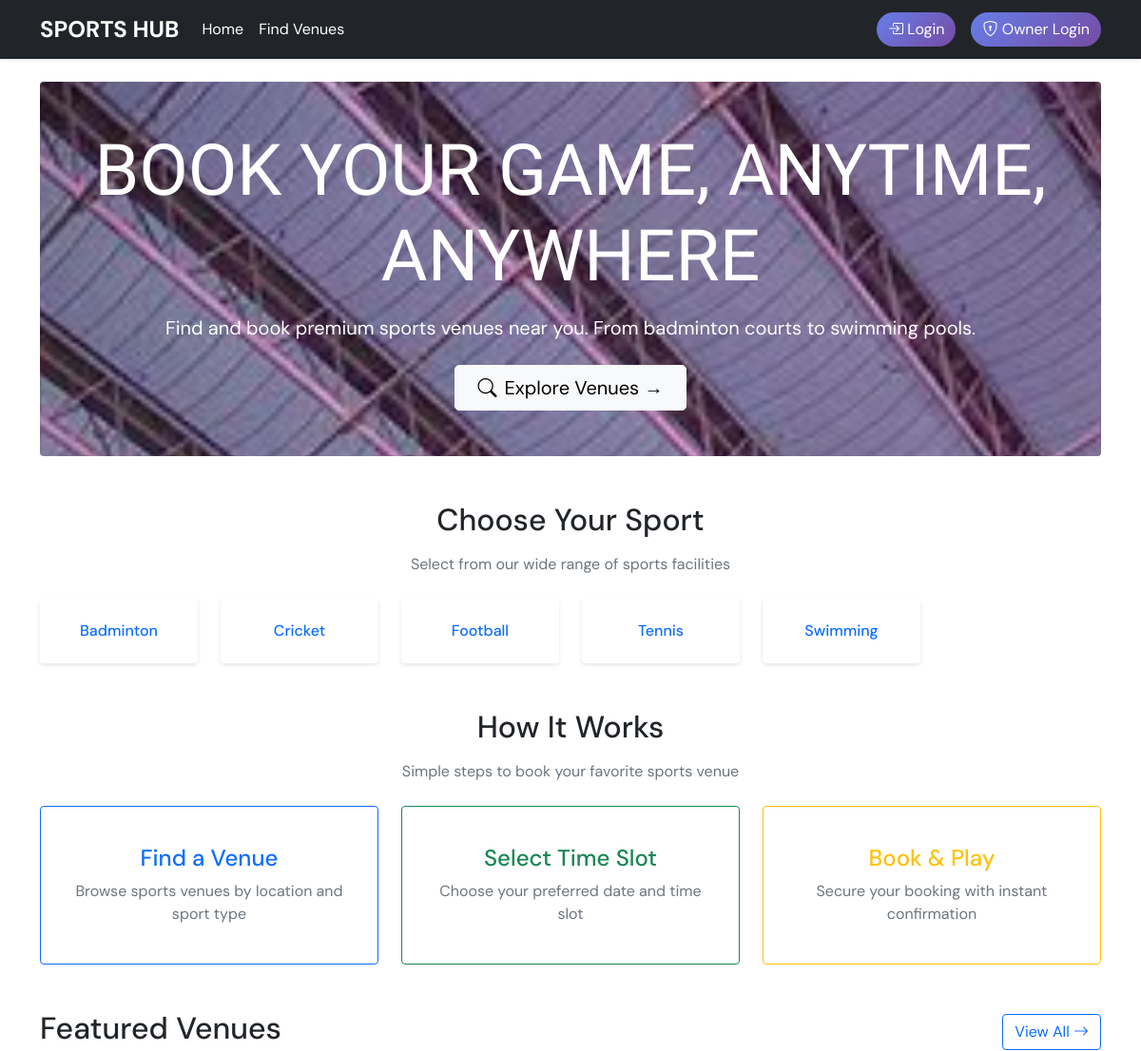
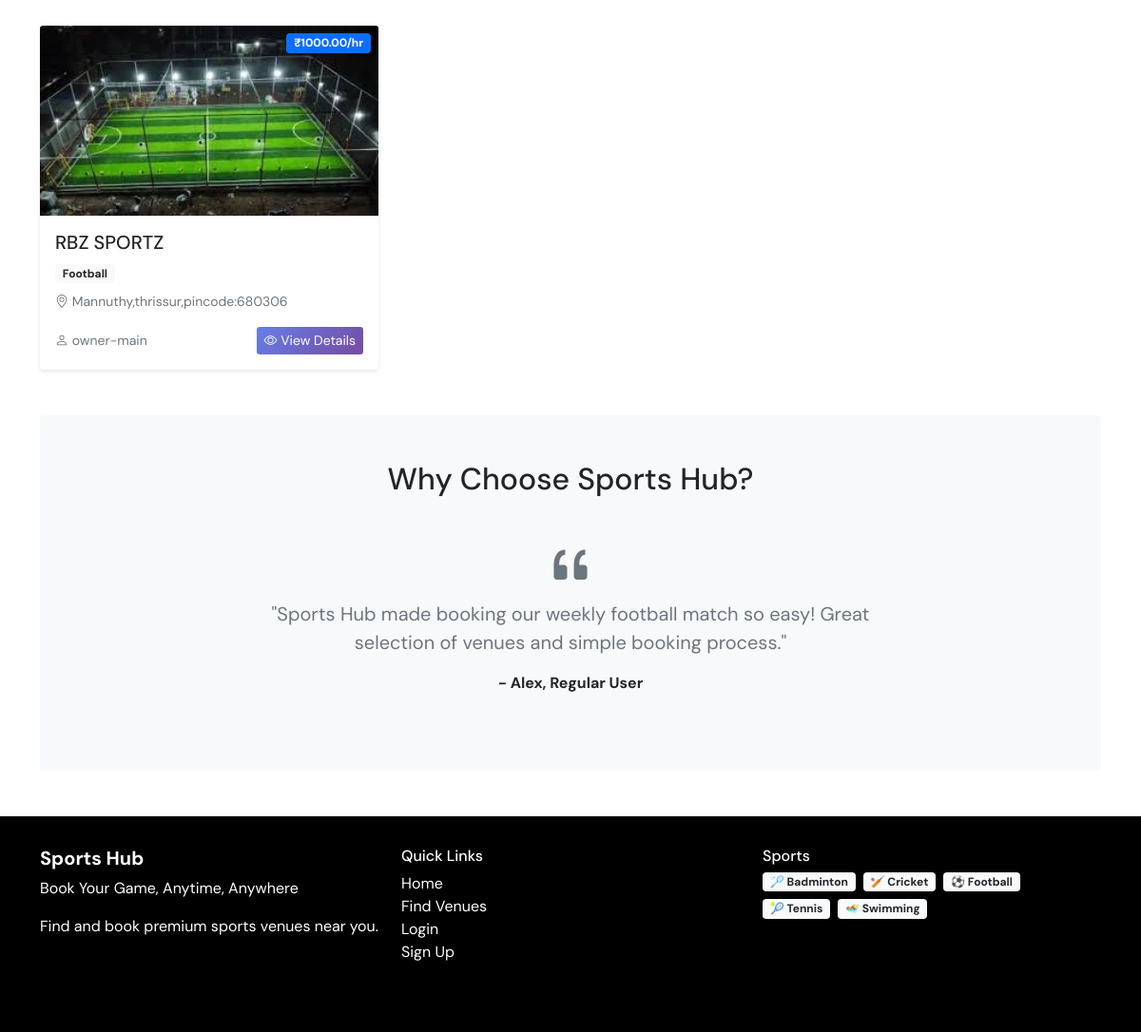
The page / on the database its author committed (2 pictures, top to bottom).
### venues/models.py (models this page shows, shortened)
class Sport(models.Model):
    SPORT_CHOICES = (
        ('badminton', 'Badminton'),
        ('cricket', 'Cricket'),
        ('football', 'Football'),
        ('tennis', 'Tennis'),
        ('swimming', 'Swimming'),
    )
    name = models.CharField(max_length=20, choices=SPORT_CHOICES, unique=True)
    description = models.TextField(blank=True)
    image = models.ImageField(max_length=50, blank=True)

class Venue(models.Model):
    name = models.CharField(max_length=200)
    sport = models.ForeignKey(Sport, on_delete=models.CASCADE)
    owner = models.ForeignKey(User, on_delete=models.CASCADE, limit_choices_to={'user_type': 'owner'})
    image = models.ImageField(upload_to=venue_image_path)
    address = models.TextField()
    location = models.CharField(max_length=200)  # Could be Google Maps link or coordinates
    price_per_hour = models.DecimalField(max_digits=10, decimal_places=2)
    is_active = models.BooleanField(default=True)
    created_at = models.DateTimeField(auto_now_add=True)
    updated_at = models.DateTimeField(auto_now=True)
    @property
    def image_url(self):
        if self.image and hasattr(self.image, 'url'):
            return self.image.url
        return '/static/images/default-venue.jpg'

### accounts/models.py (models this page shows, shortened)
class User(AbstractUser):
    USER_TYPE_CHOICES = (
        ('admin', 'Admin'),
        ('owner', 'Owner'),
        ('user', 'User'),
    )
    user_type = models.CharField(max_length=10, choices=USER_TYPE_CHOICES, default='user')
    phone_number = models.CharField(max_length=15, blank=True, null=True)
    address = models.TextField(blank=True, null=True)
    created_at = models.DateTimeField(auto_now_add=True)
    updated_at = models.DateTimeField(auto_now=True)

### venues/views.py (the view)
# urls.py: path('', views.home, name='home'),
def home(request):
    sports = Sport.objects.all()
    featured_venues = Venue.objects.filter(is_active=True)[:6]
    context = {
        'sports': sports,
        'featured_venues': featured_venues,
    }
    return render(request, 'venues/home.html', context)

### templates/venues/home.html (shortened to what this page needs)
{% extends 'base.html' %}
{% block content %}
<section class="hero-section text-center py-5 rounded mb-5">
    <h1 class="lead mb-3">BOOK YOUR GAME, ANYTIME, ANYWHERE</h1>
    <p class="mb-4 fs-5">Find and book premium sports venues near you. From badminton courts to swimming pools.</p>
    <a href="{% url 'venue_list' %}" class="btn btn-light btn-lg px-4">
        <i class="bi bi-search me-2"></i>Explore Venues →
    </a>
</section>
<section class="mb-5">
    <h2 class="text-center mb-3">Choose Your Sport</h2>
    <p class="text-center text-muted mb-4">Select from our wide range of sports facilities</p>
    <div class="row g-4">
        {% for sport in sports %}
        <div class="col-md-2 col-sm-4 col-6">
            <a href="{% url 'sport_venues' sport.name %}" class="text-decoration-none">
                <div class="card sport-card text-center p-3 h-100">
                    <h6 class="card-title">{{ sport.get_name_display }}</h6>
                </div>
            </a>
        </div>
        {% endfor %}
    </div>
</section>
<section class="mb-5">
    <h2 class="text-center mb-3">How It Works</h2>
    <p class="text-center text-muted mb-4">Simple steps to book your favorite sports venue</p>
    <div class="row g-4">
        <div class="col-md-4">
            <div class="card h-100 text-center p-4 border-primary">
                <h4 class="text-primary">Find a Venue</h4>
                <p class="text-muted">Browse sports venues by location and sport type</p>
            </div>
        </div>
        <div class="col-md-4">
            <div class="card h-100 text-center p-4 border-success">
                <h4 class="text-success">Select Time Slot</h4>
                <p class="text-muted">Choose your preferred date and time slot</p>
            </div>
        </div>
        <div class="col-md-4">
            <div class="card h-100 text-center p-4 border-warning">
                <h4 class="text-warning">Book & Play</h4>
                <p class="text-muted">Secure your booking with instant confirmation</p>
            </div>
        </div>
    </div>
</section>
{% if featured_venues %}
<section class="mt-5">
    <div class="d-flex justify-content-between align-items-center mb-4">
        <h2>Featured Venues</h2>
        <a href="{% url 'venue_list' %}" class="btn btn-outline-primary">
            View All <i class="bi bi-arrow-right"></i>
        </a>
    </div>
    <div class="row g-4">
        {% for venue in featured_venues %}
        <div class="col-md-4">
            <div class="card venue-card">
                <div class="position-relative">
                    <img src="{{ venue.image_url }}" class="card-img-top" alt="{{ venue.name }}"
                        style="height: 200px; object-fit: cover;">
                    <span class="position-absolute top-0 end-0 m-2 badge bg-primary">
                        ₹{{ venue.price_per_hour }}/hr
                    </span>
                </div>
                <div class="card-body">
                    <h5 class="card-title">{{ venue.name }}</h5>
                    <p class="card-text">
                        <span class="badge bg-light text-dark">{{ venue.sport.get_name_display }}</span>
                        <small class="d-block text-muted mt-2">
                            <i class="bi bi-geo-alt"></i> {{ venue.address|truncatechars:40 }}
                        </small>
                    </p>
                    <div class="d-flex justify-content-between align-items-center">
                        <span class="text-muted small">
                            <i class="bi bi-person"></i> {{ venue.owner.username }}
                        </span>
                        <a href="{% url 'venue_detail' venue.id %}" class="btn btn-primary btn-sm">
                            <i class="bi bi-eye"></i> View Details
                        </a>
                    </div>
                </div>
            </div>
        </div>
        {% endfor %}
    </div>
</section>
{% endif %}
<section class="mt-5 py-5 bg-light rounded">
    <div class="text-center">
        <h2 class="mb-4">Why Choose Sports Hub?</h2>
        <div class="row justify-content-center">
            <div class="col-md-8">
                <div class="card border-0 bg-transparent">
                    <div class="card-body">
                        <i class="bi bi-quote display-4 text-muted"></i>
                        <p class="fs-5 text-muted">"Sports Hub made booking our weekly football match so easy!
                            Great selection of venues and simple booking process."</p>
                        <p class="fw-bold">- Alex, Regular User</p>
                    </div>
                </div>
            </div>
        </div>
    </div>
</section>
{% endblock %}

### templates/base.html (shortened to what this page needs)
<!DOCTYPE html>
<html lang="en">
<head>
    <link href="https://cdn.jsdelivr.net/npm/bootstrap@5.1.3/dist/css/bootstrap.min.css" rel="stylesheet">
    <link rel="stylesheet" href="https://cdn.jsdelivr.net/npm/bootstrap-icons@1.8.1/font/bootstrap-icons.css">
</head>
<body>
    <nav class="navbar navbar-expand-lg navbar-light bg-dark  shadow-sm">
        <div class="container">
            <a class="navbar-brand d-flex align-items-center text-white" href="{% url 'home' %}">
                <span class="fs-4 fw-bold">SPORTS HUB</span>
            </a>
            <div class="collapse navbar-collapse " id="navbarNav">
                <ul class="navbar-nav me-auto">
                    <li class="nav-item">
                        <a class="nav-link  text-white" href="{% url 'home' %}">Home</a>
                    </li>
                    <li class="nav-item">
                        <a class="nav-link text-white" href="{% url 'venue_list' %}">Find Venues</a>
                    </li>
                </ul>
                <ul class="navbar-nav ms-auto text-white">
                    {% if user.is_authenticated %}
                    <li class="nav-item dropdown">
                        <a class="nav-link dropdown-toggle d-flex align-items-center" href="#" role="button"
                            data-bs-toggle="dropdown"> {{ user.username }}</a>
                        <ul class="dropdown-menu">
                            <li><a class="dropdown-item" href="#">
                                    <i class="bi bi-person me-2"></i>Profile
                                </a></li>
                            <li>
                                <hr class="dropdown-divider">
                            </li>
                            <li><a href="{% url 'logout' %}" class="dropdown-item text-danger">
                                    <i class="bi bi-box-arrow-right me-2"></i>Logout
                                </a></li>
                        </ul>
                    </li>
                    {% else %}
                    <li class="nav-item">
                        <a class="btn btn-primary ms-2 rounded-pill" href="{% url 'login' %}">
                            <i class="bi bi-box-arrow-in-right"></i> Login
                        </a>
                    </li>
                    <li class="nav-item ms-2">
                        <a class="btn btn-primary ms-2 rounded-pill" href="{% url 'owner_login' %}">
                            <i class="bi bi-shield-lock"></i> Owner Login
                        </a>
                    </li>
                    {% endif %}
                </ul>
            </div>
        </div>
    </nav>
    <main class="container my-4">
        {% block content %}{% endblock %}
    </main>
    <footer class="footer">
        <div class="container">
            <div class="row">
                <div class="col-md-4 mb-4">
                    <h5 class="fw-bold text-white">Sports Hub</h5>
                    <p class="text-white">Book Your Game, Anytime, Anywhere</p>
                    <p class="text-white">Find and book premium sports venues near you.</p>
                </div>
                <div class="col-md-4 mb-4">
                    <h6 class="text-white">Quick Links</h6>
                    <ul class="list-unstyled">
                        <li><a href="{% url 'home' %}" class="text-decoration-none text-white">Home</a></li>
                        <li><a href="{% url 'venue_list' %}" class="text-decoration-none text-white">Find Venues</a>
                        </li>
                        <li><a href="{% url 'login' %}" class="text-decoration-none text-white">Login</a></li>
                        <li><a href="{% url 'signup' %}" class="text-decoration-none text-white">Sign Up</a></li>
                    </ul>
                </div>
                <div class="col-md-4 mb-4">
                    <h6 class="text-white">Sports</h6>
                    <div class="d-flex flex-wrap">
                        <span class="badge bg-light text-dark me-2 mb-2">🏸 Badminton</span>
                        <span class="badge bg-light text-dark me-2 mb-2">🏏 Cricket</span>
                        <span class="badge bg-light text-dark me-2 mb-2">⚽ Football</span>
                        <span class="badge bg-light text-dark me-2 mb-2">🎾 Tennis</span>
                        <span class="badge bg-light text-dark me-2 mb-2">🏊 Swimming</span>
                    </div>
                </div>
            </div>
        </div>
    </footer>
</body>
</html>

### templates/base.html (style rules this page uses)
body { font-family: 'DM Sans', sans-serif; }
.navbar-brand { font-weight: bold; color: #2c3e50; }
.sport-card { transition: transform 0.3s; border: none; box-shadow: 0 2px 4px rgba(0, 0, 0, 0.1); }
.venue-card { height: 100%; border: none; box-shadow: 0 2px 4px rgba(0, 0, 0, 0.1); }
.hero-section { background-image: url(static/img/hero.jpg); background-repeat: no-repeat; background-size: cover; background-position: center; background-attachment: fixed; color: white; border-radius: 10px; width: 100%; }
.hero-section h1 { font-size: 75PX; font-family: "BBH Bogle", sans-serif; }
.footer { background-color: #000000; padding: 2rem 0; margin-top: 3rem; . border-top: 1px solid #dee2e6; }
.btn-primary { background: linear-gradient(135deg, #667eea 0%, #764ba2 100%); border: none; }

### rows shown on the page
Sport: name "Badminton"
Sport: name "Cricket"
Sport: name "Football"
Sport: name "Tennis"
Sport: name "Swimming"
Venue: image_url (picture), price_per_hour "1000.00", name "RBZ SPORTZ", sport.name "Football", address "Mannuthy,thrissur,pincode:680306", owner.username "owner-main"
